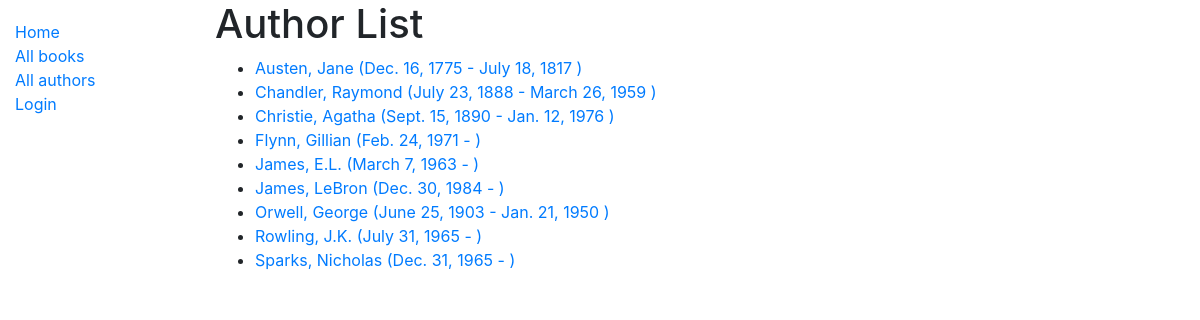
Screenshot of /catalog/authors/ with the database file from the repository.
### catalog/models.py (models this page shows, shortened)
class Author(models.Model):
	first_name=models.CharField(max_length=100)
	last_name=models.CharField(max_length=100)
	date_of_birth=models.DateField(null=True, blank=True)
	date_of_death=models.DateField('Died', null=True, blank=True)
	class Meta:
		ordering=['last_name', 'first_name']
	def get_absolute_url(self):
		return reverse('author-detail', args=[str(self.id)])

### catalog/views.py (the view)
# urls.py: path('authors/', views.AuthorListView.as_view(), name='authors'),
class AuthorListView(generic.ListView):
	model = Author

### catalog/templates/catalog/author_list.html (shortened to what this page needs)
{% extends "base_generic.html" %}
{% block content %}
  <h1>Author List</h1>
  {% if author_list %}
  <ul>
    {% for author in author_list %}
      <li>
        <a href="{{ author.get_absolute_url }}">{{ author.last_name }}, {{ author.first_name }} ({{author.date_of_birth}} - {% if author.date_of_death %}{{author.date_of_death}} {% endif %}) </a>
      </li>
    {% endfor %}
  </ul>
  {% else %}
    <p>There are no author information available</p>
  {% endif %}
{% endblock %}

### rows the page displays
Author: last_name "Austen", first_name "Jane", date_of_birth "Dec. 16, 1775", date_of_death "July 18, 1817"
Author: last_name "Chandler", first_name "Raymond", date_of_birth "July 23, 1888", date_of_death "March 26, 1959"
Author: last_name "Christie", first_name "Agatha", date_of_birth "Sept. 15, 1890", date_of_death "Jan. 12, 1976"
Author: last_name "Flynn", first_name "Gillian", date_of_birth "Feb. 24, 1971"
Author: last_name "James", first_name "E.L.", date_of_birth "March 7, 1963"
Author: last_name "James", first_name "LeBron", date_of_birth "Dec. 30, 1984"
Author: last_name "Orwell", first_name "George", date_of_birth "June 25, 1903", date_of_death "Jan. 21, 1950"
Author: last_name "Rowling", first_name "J.K.", date_of_birth "July 31, 1965"
Author: last_name "Sparks", first_name "Nicholas", date_of_birth "Dec. 31, 1965"
